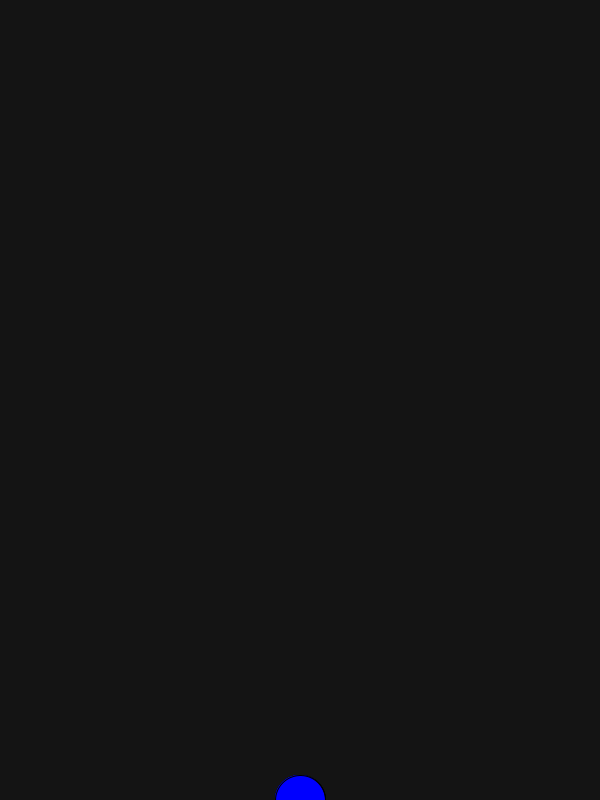
Frame 1 (no input)
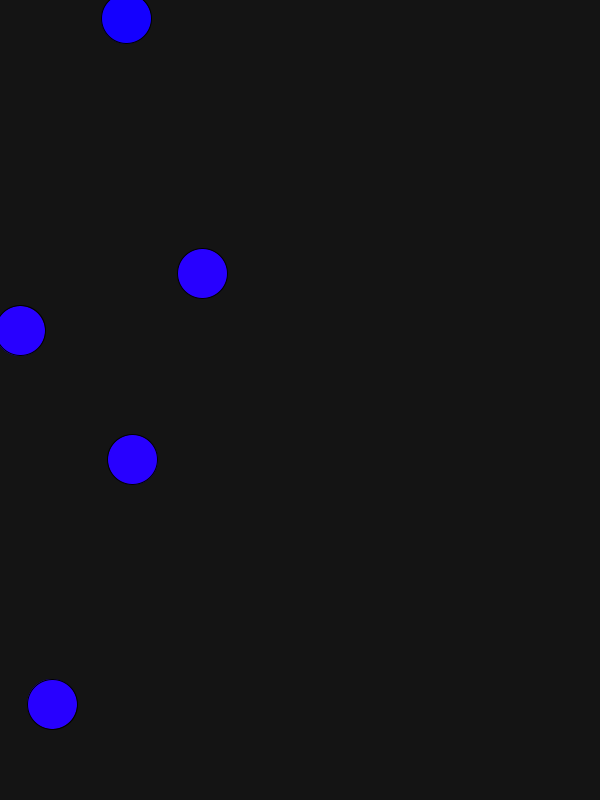
Frame 60 (the mouse pressed at the canvas centre just before this capture)
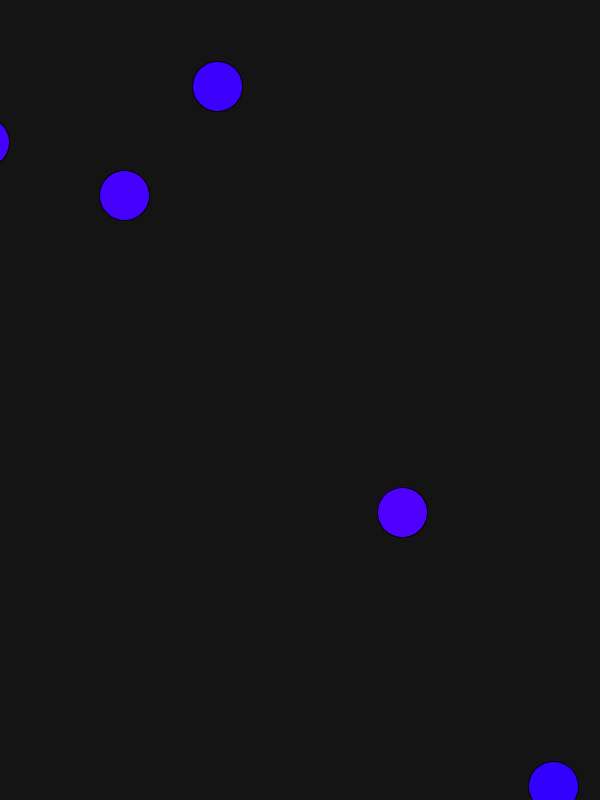
Frame 120 (the mouse held since frame 60 and released just before this capture)

The Processing sketch that drew these frames (run headless with seeded random() and noise(); from frame 60 on, the mouse is pressed at the canvas centre):

// Processing sketch: CollisionTesting
// ── CollisionTesting.pde
Ball[] balls;

void setup() {
  size(600, 800);
  frameRate(100);
  balls = new Ball[5];
  for(int i = 0; i < balls.length; i++){
    balls[i] = new Ball();
  }
}

void draw() {
  background(20);
  for(int i = 0; i < balls.length; i++){
    balls[i].show();
    balls[i].updateColor();
    balls[i].move();
  }
}

// ── Ball.pde
public class Ball{
    float x;
    float y;
    float xVel;
    float yVel;
    int r;  
    int red;
    
  Ball(){
    x = width/2;
    y = height;
    xVel = random(10,20);
    yVel = random(10,50);
    r = 50;
    red = 0;
  }
  
  void show(){
    fill(red,0,255);
    ellipse(x,y,r,r);
  }
  
  void move(){
    x += xVel;
    y += yVel;
  
  if (x < 0 || x > width) {
    xVel *= -1;
    }
  if (y < 0  || y > height) {
    yVel *= -1;
    }
  }
  
  void updateColor(){
    if(collided()){
      red+=10;
    }
  }
  
  boolean collided(){
  if (x < 0 || x > width || y < 0  || y > height) {
    return true;
  }else{
    return false;
    }
  }
}
